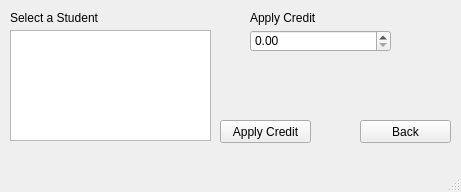
<?xml version="1.0" encoding="UTF-8"?>
<ui version="4.0">
 <class>Credits</class>
 <widget class="QMainWindow" name="Credits">
  <property name="geometry">
   <rect>
    <x>0</x>
    <y>0</y>
    <width>461</width>
    <height>192</height>
   </rect>
  </property>
  <property name="windowTitle">
   <string>MainWindow</string>
  </property>
  <widget class="QWidget" name="centralwidget">
   <widget class="QLabel" name="creditLabel">
    <property name="geometry">
     <rect>
      <x>250</x>
      <y>10</y>
      <width>101</width>
      <height>16</height>
     </rect>
    </property>
    <property name="text">
     <string>Apply Credit</string>
    </property>
   </widget>
   <widget class="QPushButton" name="back_btn">
    <property name="geometry">
     <rect>
      <x>360</x>
      <y>120</y>
      <width>91</width>
      <height>23</height>
     </rect>
    </property>
    <property name="text">
     <string>Back</string>
    </property>
   </widget>
   <widget class="QLabel" name="studentLabel">
    <property name="geometry">
     <rect>
      <x>10</x>
      <y>10</y>
      <width>101</width>
      <height>16</height>
     </rect>
    </property>
    <property name="text">
     <string>Select a Student</string>
    </property>
   </widget>
   <widget class="QListView" name="studentListView">
    <property name="geometry">
     <rect>
      <x>10</x>
      <y>30</y>
      <width>201</width>
      <height>111</height>
     </rect>
    </property>
   </widget>
   <widget class="QPushButton" name="apply_btn">
    <property name="geometry">
     <rect>
      <x>220</x>
      <y>120</y>
      <width>91</width>
      <height>23</height>
     </rect>
    </property>
    <property name="text">
     <string>Apply Credit</string>
    </property>
   </widget>
   <widget class="QDoubleSpinBox" name="creditDoubleSpinBox">
    <property name="geometry">
     <rect>
      <x>250</x>
      <y>30</y>
      <width>141</width>
      <height>22</height>
     </rect>
    </property>
    <property name="maximum">
     <double>99999.990000000005239</double>
    </property>
   </widget>
  </widget>
  <widget class="QMenuBar" name="menubar">
   <property name="geometry">
    <rect>
     <x>0</x>
     <y>0</y>
     <width>461</width>
     <height>21</height>
    </rect>
   </property>
  </widget>
  <widget class="QStatusBar" name="statusbar"/>
 </widget>
 <resources/>
 <connections/>
</ui>
